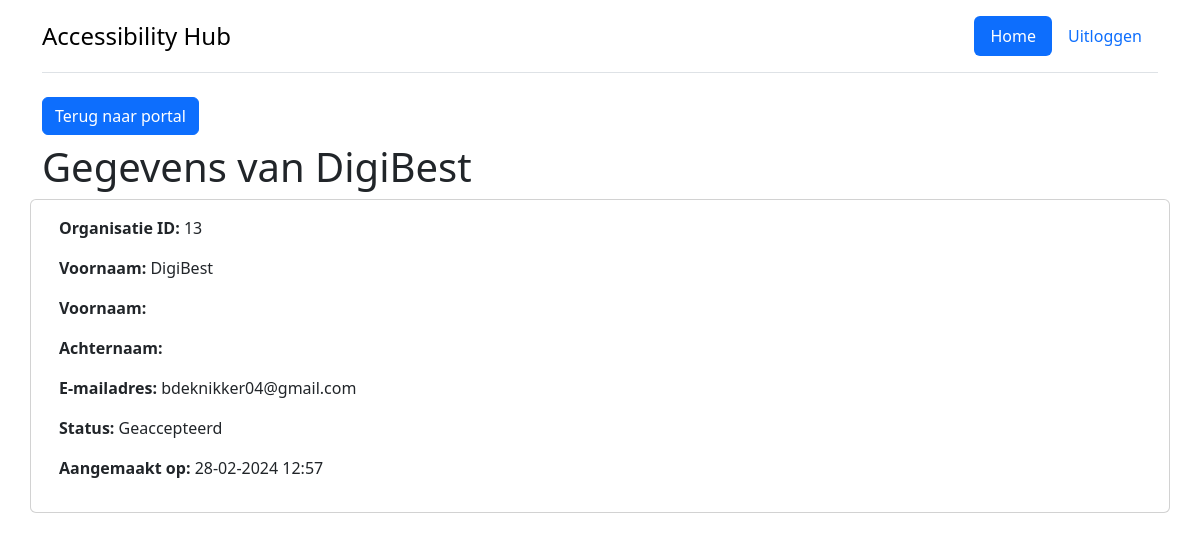
The app's page /medewerkers/organisatie/13/, older data.
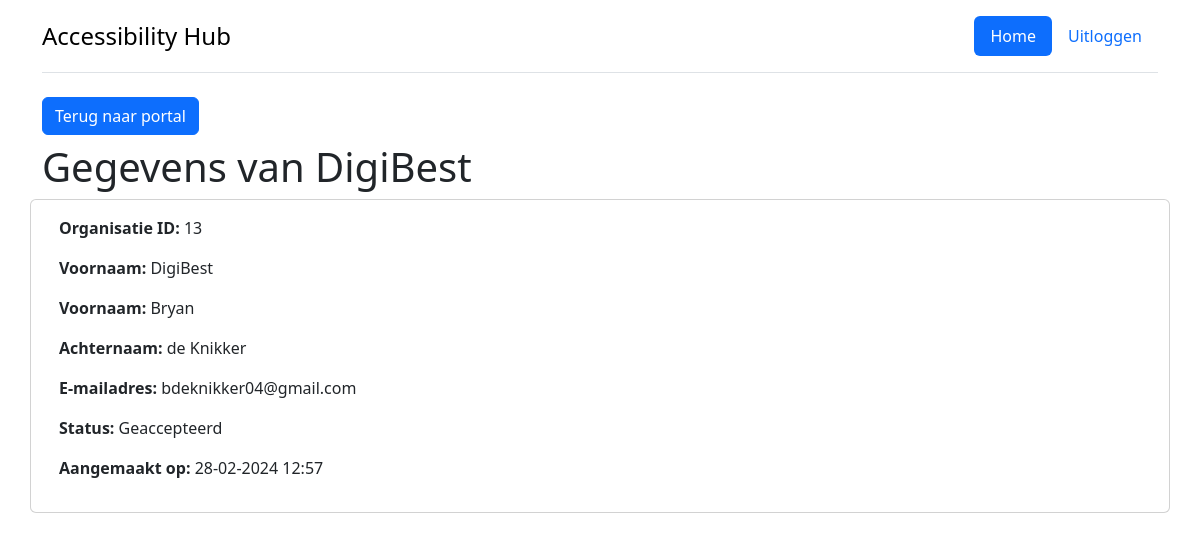
The same page, newer data.
### companies/models.py (models this page shows)
class Organisatie(AbstractUser):
    bedrijfsnaam = models.CharField(max_length=255)
    email = models.CharField(max_length=255, unique=True, db_column='email')
    token = models.CharField(max_length=255, unique=True)
    status = models.CharField(max_length=255, default='Nieuw')
    username = None
    USERNAME_FIELD = 'email'
    REQUIRED_FIELDS = []
    class Meta:
        db_table = 'organisaties'

### administrators/views.py (the view)
def organisatie(request, id):
    organisatie = Organisatie.objects.get(id=id)
    return render(request, 'organisation.html', {'organisatie': organisatie})

### administrators/templates/organisation.html (shortened to what this page needs)
{% extends "base.html" %}
{% block content %}
    <div class="container">
        <div class="row">
            <div class="col-md-12">
                <a class="btn btn-primary mb-2" href="/medewerkers/portal/" role="button">Terug naar portal</a>
                <div class="row">
                    <div class="col-8 ">
                        <h1>Gegevens van {{ organisatie.bedrijfsnaam }}</h1>
                    </div>
                    <div class="card">
                        <div class="card-body">
                            <div class="row">
                                <div class="col-6">
                                    <p><b>Organisatie ID:</b> {{ organisatie.id }}</p>
                                    <p><b>Voornaam:</b> {{ organisatie.bedrijfsnaam }}</p>
                                    <p><b>Voornaam:</b> {{ organisatie.first_name }}</p>
                                    <p><b>Achternaam:</b> {{ organisatie.last_name }}</p>
                                    <p><b>E-mailadres:</b> {{ organisatie.email }}</p>
                                    <p><b>Status:</b> {{ organisatie.status }}</p>
                                    <p><b>Aangemaakt op:</b> {{ organisatie.date_joined|date:"d-m-Y H:i" }}</p>
                                </div>
                            </div>
                        </div>
                    </div>
                </div>
            </div>
        </div>
    </div>
{% endblock content %}

Row changes from the older to the newer data that the page shows:
changed Organisatie "DigiBest": first_name (not shown) → "Bryan"; last_name (not shown) → "de Knikker"
